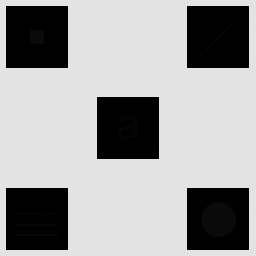
#> input picture TP1/Imagen_con_detalles_escondidos.tif, 256 x 256 px, found by its file name
$ python 'Ej1tp - copia.py'
#> lines starting #> are read from the running program, lines starting #| are printed output that depends on the picture
import cv2
import numpy as np
import matplotlib.pyplot as plt

img = cv2.imread('TP1/Imagen_con_detalles_escondidos.tif',cv2.IMREAD_GRAYSCALE)
#> img is the input picture: shape (256, 256); min 0, max 228, mean 160.7

def EcualizacionLocal(img,size):
    mitad_ventana = size//2
    img_fil = cv2.copyMakeBorder(img, mitad_ventana,mitad_ventana
                                 ,mitad_ventana,mitad_ventana,
                                 borderType = cv2.BORDER_REPLICATE)
    rows,cols = img.shape

    img_equalizada = np.zeros_like(img)
    for i in range(mitad_ventana, rows - mitad_ventana):
            for j in range(mitad_ventana, cols - mitad_ventana):
                # Extraer la ventana MxN alrededor del pixel (i, j)
                ventana = img_fil[i - mitad_ventana : i + mitad_ventana + 1, j - mitad_ventana : j + mitad_ventana + 1]

                histograma =cv2.calcHist([ventana], [0], None, [256], [0, 256])
                histn = histograma.astype(np.double) / ventana.size

                # Calcular el CDF (función de distribución acumulativa) del histograma local
                cdf = histn.cumsum()
                cdf_normalizar = cdf * 255 / cdf[-1]  # Normalizar entre 0 y 255

                # Mapear el valor del píxel central usando la CDF
                img_equalizada[i, j] = cdf_normalizar[img[i, j]]

    img_suavizada = cv2.medianBlur(img_equalizada, 3)
    return img_suavizada

def EcualizacionLocal_2(img, size):
    mitad_ventana = size // 2
    img_padded = cv2.copyMakeBorder(img, mitad_ventana, mitad_ventana,
                                    mitad_ventana, mitad_ventana,
                                    borderType=cv2.BORDER_REPLICATE)

    img_equalizada = np.zeros_like(img)
    rows, cols = img.shape

    for i in range(rows):
        for j in range(cols):
            # Extraer ventana local
            ventana = img_padded[i:i + size, j:j + size]

            # Calcular histograma y ecualización
            histograma = cv2.calcHist([ventana], [0], None, [256], [0, 256])
            histn = histograma.astype(np.float32) / ventana.size
            cdf = histn.cumsum()
            cdf_normalizado = (cdf * 255 / cdf[-1]).astype(np.uint8)  # Normalizar a 0-255

            # Asignar el nuevo valor al píxel central
            img_equalizada[i, j] = cdf_normalizado[img[i, j]]
    img_suavizada = cv2.medianBlur(img_equalizada, 3)

    return img_suavizada

# Fución para hacer el ecualizado de histograma local.
def EcualizacionLocal_3(img, dimV):
    """
    Recibe: Imagen para realizarle el ecualizado de histograma local y una tupla con el tamaño de la ventana que se quiere utilizar.
    Devuelve: La imagen con el ecualizado de histograma local realizado.
    """
    #Copia de la imagen de entrada y guarda el tamaño de la misma.
    imgEcualizada = img.copy()
    imgW, imgH = img.shape

    #Guarda el tamaño de la ventana a utilizar.
    ventanaW, ventanaH = dimV
    mitad_ventana=ventanaH//2
    #Aplica el BORDER_REPLICATE.
    imgEcualizada = cv2.copyMakeBorder(imgEcualizada, mitad_ventana, mitad_ventana,mitad_ventana,mitad_ventana, borderType=cv2.BORDER_REPLICATE)

    #Recorre la imagen por ventanas del tamaño recibido.
    for i in range(0, imgW - ventanaW, ventanaW):
        for j in range(0, imgH - ventanaH, ventanaH):
            #Realiza un ecualizado de histograma en la ventana en que se encuentra.
            imgEcualizada[i:i+ventanaH,j:j+ventanaW] = cv2.equalizeHist(imgEcualizada[i:i+ventanaH,j:j+ventanaW])

    #Aplica medianBlur para borrar los puntos blancos de la imagen obtenida.
    imgEcualizada = cv2.medianBlur(imgEcualizada, 3)

    return imgEcualizada

# Crea la nueva imagen aplicando la función y la muestra.
eq = EcualizacionLocal_3(img, (19, 19))
#> after the loop in EcualizacionLocal_3, `for i in range(0, imgW - ventanaW, ventanaW):`:
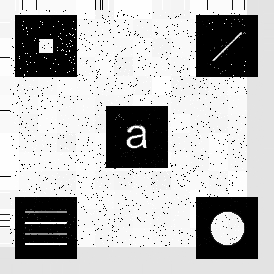
#> imgEcualizada: shape (274, 274); min 0, max 255, mean 183.7
#> in EcualizacionLocal_3, `imgEcualizada = cv2.medianBlur(imgEcualizada, 3)`:
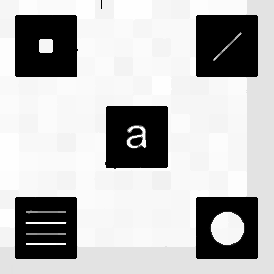
#> imgEcualizada: shape (274, 274); min 0, max 255, mean 186.8
tamaño_ventana = 7

imagen_ecualizada = EcualizacionLocal(img,tamaño_ventana)
#> in EcualizacionLocal, `img_fil = cv2.copyMakeBorder(img, mitad_ventana,mitad_ventana ,mitad_v..`:
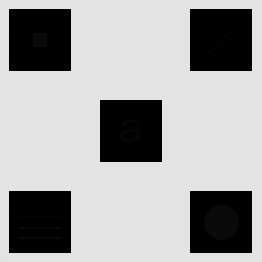
#> img_fil: shape (262, 262); min 0, max 228, mean 163.7
#> after the loop in EcualizacionLocal, `for i in range(mitad_ventana, rows - mitad_ventana):`:
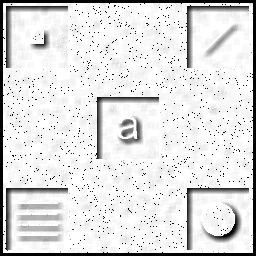
#> img_equalizada: shape (256, 256); min 0, max 255, mean 223
#> in EcualizacionLocal, `img_suavizada = cv2.medianBlur(img_equalizada, 3)`:
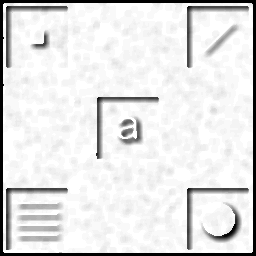
#> img_suavizada: shape (256, 256); min 0, max 255, mean 227.2
imagen_ecualizada2 = EcualizacionLocal_2(img,tamaño_ventana)
#> after the loop in EcualizacionLocal_2, `for i in range(rows):`:
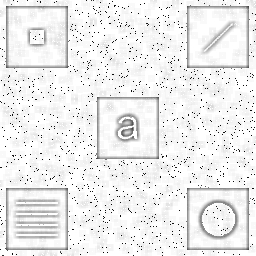
#> img_equalizada: shape (256, 256); min 5, max 255, mean 237.7
#> in EcualizacionLocal_2, `img_suavizada = cv2.medianBlur(img_equalizada, 3)`:
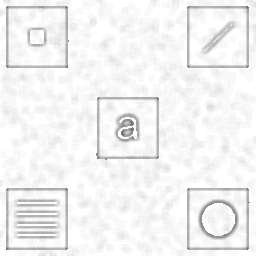
#> img_suavizada: shape (256, 256); min 104, max 255, mean 242.4
#imagen_ecualizada3 = EcualizacionLocal_2(img,tamaño_ventana)
#imagen_binaria = cv2.adaptiveThreshold(imagen_ecualizada2, 255,
                                       #cv2.ADAPTIVE_THRESH_GAUSSIAN_C,
                                       #cv2.THRESH_BINARY, 27, 14)
ax = plt.subplot(221);plt.imshow(img,cmap="gray"),plt.title("Imagen priginal")
plt.subplot(222, sharex=ax, sharey=ax);plt.imshow(imagen_ecualizada,cmap="gray"), plt.title("imagen ecualizada1")
plt.subplot(223, sharex=ax, sharey=ax);plt.imshow(imagen_ecualizada2,cmap="gray"), plt.title("imagen ecualizada2")
plt.subplot(224, sharex=ax, sharey=ax);plt.imshow(eq,cmap="gray"), plt.title("imagen ecualizada3")

plt.show()

#Analisis
"""
En la imagen con detalles escondidos se pueden ver 5 cuadrados, uno en cada punta y uno en el centro.
Con el correspondiente procesamiento de la imagen pudimos ver cuales son los detalles escondidos detras de los cuadrados.
Arriba a la izquierda tenemos un cuadrado mas chico en el centro. Arriba a la derecha tenemos una linea cruzada en el centro.
Abajo a la izquierda tenemos lineas horizontalmente con distintas escalas de 'grises'. Abajo a la derecha hay un circulo en el centro.
Por ultimo en el centro tenemos la letra 'a'.
Probamos con diferentes tamaños de ventanas y podemos concluir que mientras mas chica sea la ventana mas claro se van haciendo los cuadrados,
pensamos que mientras mas chicas las ventanas hace los procesos mas detallados por lo tanto tarda mas pero se obtiene mas detallado, sin embargo,
no hace falta que las ventanas sean tan chicas en este caso, ya que con una ventana de 7x7 o 9x9 se logra ver bien los detalles escondidos
"""
